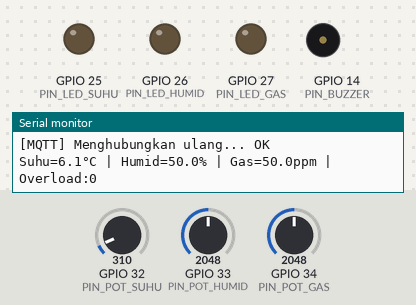
Bench run of a sketch on a simulated ESP32. On the bench: output pins drawn as LEDs (lit = HIGH), buzzer (waves = sounding, pin HIGH), the last lines printed to the serial monitor. Inputs (shaded band) come from the test bench; at power-on: GPIO 34 (PIN_POT_GAS) = 2048, GPIO 33 (PIN_POT_HUMID) = 2048, GPIO 32 (PIN_POT_SUHU) = 310. WiFi joins after 1.5 s; servers stay silent unless stated; no MQTT or app messages arrive unless stated.

Above: at 10.8 s.
10.9 s: GPIO 34 (PIN_POT_GAS) set to 2746
18.3 s: GPIO 34 (PIN_POT_GAS) set to 2822
At 20.07 s:
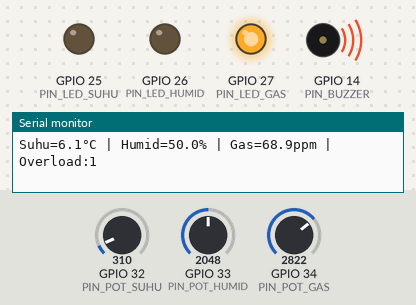
25.7 s: GPIO 33 (PIN_POT_HUMID) set to 3454
33.1 s: GPIO 33 (PIN_POT_HUMID) set to 3518
At 35.08 s:
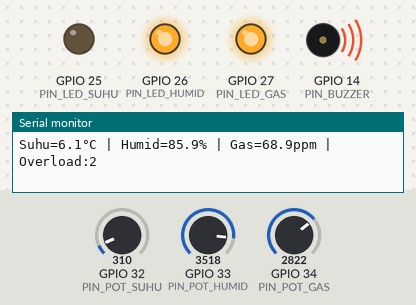
40.5 s: GPIO 34 (PIN_POT_GAS) set to 2745
At 45.09 s:
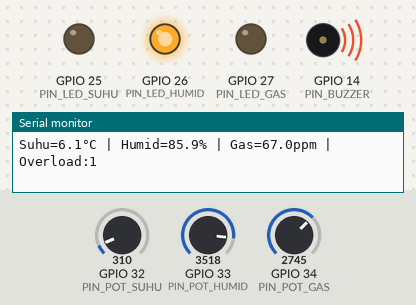
47.9 s: GPIO 34 (PIN_POT_GAS) set to 2825
At 50.09 s:
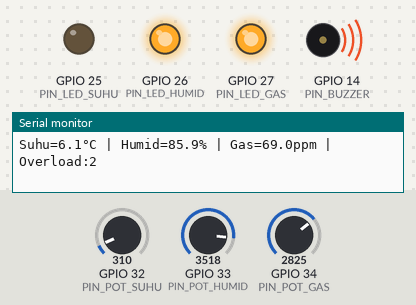
Timing chart, 0 to 56.3 s (numbered marks = the images above; inputs shaded):
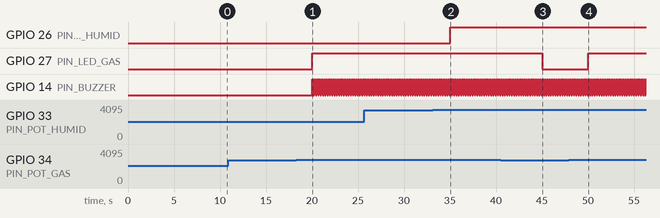

The sketch:

environment.ino
```cpp
/*
 * ============================================================
 * ESP32 Node 2 – Environment Monitoring (OPTIMIZED & FIXED)
 * Smart Factory Distributed Telemetry System
 * ============================================================
 */

#include <WiFi.h>
#include <PubSubClient.h>
#include <ArduinoJson.h>

// ── Konfigurasi WiFi & MQTT ───────────────────────────────────
const char* WIFI_SSID   = "Gebang Wetan Anti Gedor 4G";
const char* WIFI_PASS   = "gebangsukses";
const char* MQTT_BROKER = "192.168.1.17";
const int   MQTT_PORT   = 1883;
const char* MQTT_CLIENT = "ESP32_Node2_Environment";
const char* MQTT_TOPIC  = "factoryesp2in";

// ── Pin Definitions ───────────────────────────────────────────
#define PIN_POT_SUHU   32
#define PIN_POT_HUMID  33
#define PIN_POT_GAS    34
#define PIN_LED_SUHU   25
#define PIN_LED_HUMID  26
#define PIN_LED_GAS    27
#define PIN_BUZZER     14

// ── Threshold Anomali ─────────────────────────────────────────
#define THRESHOLD_SUHU   3686
#define THRESHOLD_HUMID  3482
#define THRESHOLD_GAS    2785

// ── Objek Global & Timer ──────────────────────────────────────
WiFiClient   wifiClient;
PubSubClient mqtt(wifiClient);

const unsigned long SEND_INTERVAL = 5000;
unsigned long lastSendTime = 0;
unsigned long lastMqttReconnectAttempt = 0;
unsigned long lastWiFiReconnectAttempt = 0; // <-- Diperbaiki: dipindah ke atas

// Variabel untuk non-blocking buzzer
unsigned long prevBuzzerMillis = 0;
bool buzzerState = false;
int beepCount = 0;
int targetBeep = 0;
unsigned long intervalOn = 150;
unsigned long intervalOff = 100;

// ═════════════════════════════════════════════════════════════
void setup() {
  Serial.begin(115200);

  pinMode(PIN_LED_SUHU,   OUTPUT);
  pinMode(PIN_LED_HUMID, OUTPUT);
  pinMode(PIN_LED_GAS,   OUTPUT);
  pinMode(PIN_BUZZER,    OUTPUT);

  digitalWrite(PIN_LED_SUHU,   LOW);
  digitalWrite(PIN_LED_HUMID, LOW);
  digitalWrite(PIN_LED_GAS,   LOW);
  digitalWrite(PIN_BUZZER,    LOW);

  connectWiFi();
  mqtt.setServer(MQTT_BROKER, MQTT_PORT);
}

// ═════════════════════════════════════════════════════════════
void loop() {
  // Ambil waktu saat ini SATU KALI saja untuk seluruh operasi di dalam loop
  unsigned long currentMillis = millis();

  // 1. Pengecekan WiFi Non-Blocking (Jeda 5 detik)
  if (WiFi.status() != WL_CONNECTED) {
    if (currentMillis - lastWiFiReconnectAttempt > 5000) {
      lastWiFiReconnectAttempt = currentMillis;
      Serial.println("[WiFi] Mencoba menyambungkan kembali...");
      WiFi.disconnect();
      WiFi.begin(WIFI_SSID, WIFI_PASS);
    }
  } else {
    // 2. Jika WiFi terhubung, cek MQTT
    if (!mqtt.connected()) {
      if (currentMillis - lastMqttReconnectAttempt > 5000) {
        lastMqttReconnectAttempt = currentMillis;
        if (reconnectMQTT()) {
          lastMqttReconnectAttempt = 0; // Reset jika berhasil
        }
      }
    } else {
      mqtt.loop(); // Jalankan proses MQTT
    }
  }

  // 3. Jalankan kontrol buzzer secara asinkron
  updateBuzzerAsinkron();

  // 4. Kirim Data setiap SEND_INTERVAL (5 detik)
  if (currentMillis - lastSendTime >= SEND_INTERVAL) {
    lastSendTime = currentMillis;
    readAndSend();
  }
}

// ═════════════════════════════════════════════════════════════
void readAndSend() {
  int adcSuhu  = analogRead(PIN_POT_SUHU);
  int adcHumid = analogRead(PIN_POT_HUMID);
  int adcGas   = analogRead(PIN_POT_GAS);

  float suhu     = map(adcSuhu,  0, 4095, 0, 8000) / 100.0;
  float humidity = map(adcHumid, 0, 4095, 0, 10000) / 100.0;
  float gas      = map(adcGas,   0, 4095, 0, 10000) / 100.0;

  bool overSuhu  = (adcSuhu  > THRESHOLD_SUHU);
  bool overHumid = (adcHumid > THRESHOLD_HUMID);
  bool overGas   = (adcGas   > THRESHOLD_GAS);

  digitalWrite(PIN_LED_SUHU,  overSuhu  ? HIGH : LOW);
  digitalWrite(PIN_LED_HUMID, overHumid ? HIGH : LOW);
  digitalWrite(PIN_LED_GAS,   overGas   ? HIGH : LOW);

  int jumlahOverload = (int)overSuhu + (int)overHumid + (int)overGas;

  // Set target beep berdasarkan overload (Non-blocking trigger)
  if (jumlahOverload == 0) {
    targetBeep = 0;
    digitalWrite(PIN_BUZZER, LOW);
  } else {
    targetBeep = jumlahOverload;
    intervalOn = (jumlahOverload >= 3) ? 400 : 150;
    intervalOff = (jumlahOverload >= 3) ? 150 : 100;
  }

  // Siapkan dan kirim payload JSON
  StaticJsonDocument<256> doc;
  doc["node"]        = "ESP32_2";
  doc["suhu"]        = suhu;
  doc["humidity"]    = humidity;
  doc["gas"]         = gas;
  doc["kebocoran"]   = overGas;
  doc["anomali"]     = (jumlahOverload > 0);
  doc["n_overload"]  = jumlahOverload;
  doc["ts"]          = millis(); // Gunakan waktu real saat dikirim

  char buffer[256];
  serializeJson(doc, buffer);

  if (mqtt.connected()) {
    mqtt.publish(MQTT_TOPIC, buffer);
  }

  Serial.printf("Suhu=%.1f°C | Humid=%.1f%% | Gas=%.1fppm | Overload:%d\n", suhu, humidity, gas, jumlahOverload);
}

// ═════════════════════════════════════════════════════════════
// Logika Buzzer Non-blocking menggunakan State Machine
void updateBuzzerAsinkron() {
  if (targetBeep == 0) {
    digitalWrite(PIN_BUZZER, LOW);
    beepCount = 0;
    buzzerState = false;
    return;
  }

  unsigned long currentMillis = millis();

  if (!buzzerState && (beepCount < targetBeep)) {
    if (currentMillis - prevBuzzerMillis >= intervalOff) {
      prevBuzzerMillis = currentMillis;
      buzzerState = true;
      digitalWrite(PIN_BUZZER, HIGH);
    }
  } else if (buzzerState) {
    if (currentMillis - prevBuzzerMillis >= intervalOn) {
      prevBuzzerMillis = currentMillis;
      buzzerState = false;
      digitalWrite(PIN_BUZZER, LOW);
      beepCount++;
      if (beepCount >= targetBeep) {
        // Reset perulangan setelah jeda agar bunyi tidak menyambung terus
        beepCount = 0;
      }
    }
  }
}

// ═════════════════════════════════════════════════════════════
void connectWiFi() {
  Serial.print("[WiFi] Menghubungkan ke ");
  Serial.println(WIFI_SSID);
  if (WiFi.status() == WL_CONNECTED) return;
  WiFi.begin(WIFI_SSID, WIFI_PASS);
}

bool reconnectMQTT() {
  Serial.print("[MQTT] Menghubungkan ulang...");
  if (mqtt.connect(MQTT_CLIENT)) {
    Serial.println(" OK");
    return true;
  }
  Serial.println(" Gagal");
  return false;
}
```

Measured:
- the behaviour switches between 2785 and 2786 on GPIO 34 (PIN_POT_GAS) (found by bisection; images 0 and 1)
- the behaviour switches between 3482 and 3483 on GPIO 33 (PIN_POT_HUMID) (found by bisection; images 1 and 2)
- after the input at 18.3 s, GPIO 27 (PIN_LED_GAS): LOW → HIGH after 1.7 s; GPIO 14 (PIN_BUZZER): alternates HIGH for 0.15 s and LOW for 0.10 s, starting after 1.7 s
- after the input at 33.1 s, GPIO 26 (PIN_LED_HUMID): LOW → HIGH after 1.9 s
- after the input at 40.5 s, GPIO 27 (PIN_LED_GAS): HIGH → LOW after 4.5 s
- after the input at 47.9 s, GPIO 27 (PIN_LED_GAS): LOW → HIGH after 2.1 s
